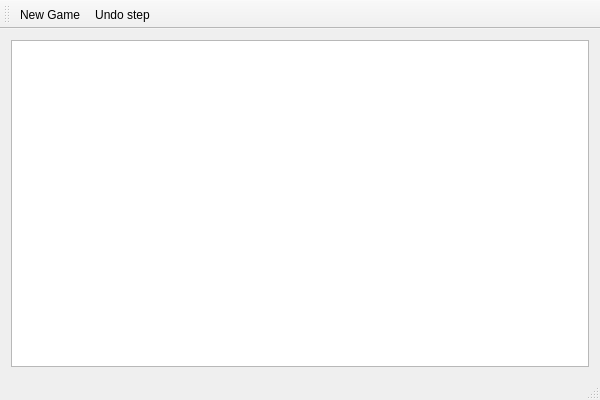
<?xml version="1.0" encoding="UTF-8"?>
<ui version="4.0">
 <class>ZChessCraft</class>
 <widget class="QMainWindow" name="ZChessCraft">
  <property name="geometry">
   <rect>
    <x>0</x>
    <y>0</y>
    <width>600</width>
    <height>400</height>
   </rect>
  </property>
  <property name="windowTitle">
   <string>ZChessCraft</string>
  </property>
  <widget class="QWidget" name="centralWidget">
   <layout class="QVBoxLayout" name="verticalLayout">
    <item>
     <widget class="QGraphicsView" name="graphicsView"/>
    </item>
   </layout>
  </widget>
  <widget class="QMenuBar" name="menuBar">
   <property name="geometry">
    <rect>
     <x>0</x>
     <y>0</y>
     <width>600</width>
     <height>23</height>
    </rect>
   </property>
  </widget>
  <widget class="QToolBar" name="mainToolBar">
   <attribute name="toolBarArea">
    <enum>TopToolBarArea</enum>
   </attribute>
   <attribute name="toolBarBreak">
    <bool>false</bool>
   </attribute>
   <addaction name="actionNewGame"/>
   <addaction name="actionUndoStep"/>
  </widget>
  <widget class="QStatusBar" name="statusBar"/>
  <action name="actionNewGame">
   <property name="icon">
    <iconset resource="zchesscraft.qrc">
     <normaloff>:/icons/res/kcmkwm.ico</normaloff>:/icons/res/kcmkwm.ico</iconset>
   </property>
   <property name="text">
    <string>New Game</string>
   </property>
   <property name="toolTip">
    <string>Start a new game</string>
   </property>
   <property name="shortcut">
    <string>Ctrl+N</string>
   </property>
  </action>
  <action name="actionUndoStep">
   <property name="icon">
    <iconset resource="zchesscraft.qrc">
     <normaloff>:/icons/res/arrow.ico</normaloff>:/icons/res/arrow.ico</iconset>
   </property>
   <property name="text">
    <string>Undo step</string>
   </property>
  </action>
 </widget>
 <layoutdefault spacing="6" margin="11"/>
 <resources>
  <include location="zchesscraft.qrc"/>
 </resources>
 <connections/>
</ui>
